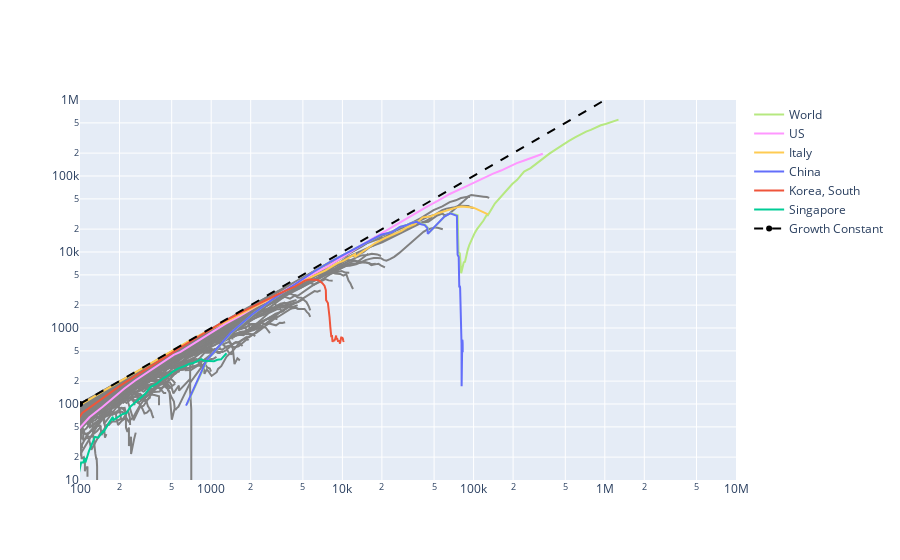

The cell this chart's notebook holds for it:
### Code cell
# start plotting
#fig = plt.figure()
xindex = x.index.strftime("%Y-%m-%d")


data = []
# if you dont choose any to highlight, all will be colored

# plot everything in gray if the length of highlight is 0
if len(highlight) == 0:
    for c in df_confirmed2.columns:
        data.append(go.Scatter(x=x[c], y=y[c], name=c, showlegend=False, hovertext=xindex))
        #plt.plot(x[c], y[c], label=c)
else:
    for c in df_confirmed2.columns:
        if not c in highlight:
            data.append(go.Scatter(x=x[c], y=y[c], name=c, line=dict(color='gray'), showlegend=False, hovertext=xindex))
        #plt.plot(x[c], y[c], 'gray', label=c)

# plot all the highlighted ones on top
for h in highlight:
    data.append(go.Scatter(x=x[h], y=y[h], name=h, hovertext=xindex))
    #plt.plot(x[h], y[h], label=h)

xrange=np.array([100,10**7])
data.append(go.Scatter(x=xrange, y = factor*xrange, name='Growth Constant', line=dict(color='black', dash="dash")))
    
layout = go.Layout(xaxis_type="log", yaxis_type="log", legend={'traceorder':'normal'}, xaxis = dict(range=(2,7)), yaxis = dict(range=(1,6)))
fig = go.Figure(data, layout)

fig
